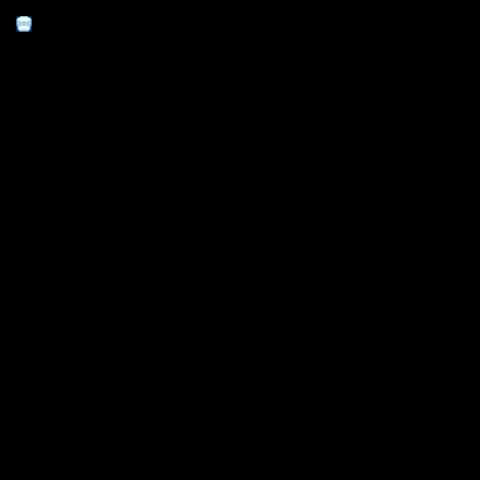

This game map was drawn from its Tiled (.tmx) file and the tilesets committed beside it. A one-line description and the full map source follow:
An orthogonal 30x30 tile map with 16x16 px tiles, 2 tile layers (output_collision, input_terrain).

<map version="1.10" tiledversion="1.11.2" orientation="orthogonal" renderorder="right-down" width="30" height="30" tilewidth="16" tileheight="16" infinite="0" nextlayerid="4" nextobjectid="1">
 <tileset firstgid="1" source="antartica.tsx" />
 <layer id="3" name="output_collision" width="30" height="30">
  <data encoding="csv">
0,0,0,0,0,0,0,0,0,0,0,0,0,0,0,0,0,0,0,0,0,0,0,0,0,0,0,0,0,0,
0,61,0,0,0,0,0,0,0,0,0,0,0,0,0,0,0,0,0,0,0,0,0,0,0,0,0,0,0,0,
0,0,0,0,0,0,0,0,0,0,0,0,0,0,0,0,0,0,0,0,0,0,0,0,0,0,0,0,0,0,
0,0,0,0,0,0,0,0,0,0,0,0,0,0,0,0,0,0,0,0,0,0,0,0,0,0,0,0,0,0,
0,0,0,0,0,0,0,0,0,0,0,0,0,0,0,0,0,0,0,0,0,0,0,0,0,0,0,0,0,0,
0,0,0,0,0,0,0,0,0,0,0,0,0,0,0,0,0,0,0,0,0,0,0,0,0,0,0,0,0,0,
0,0,0,0,0,0,0,0,0,0,0,0,0,0,0,0,0,0,0,0,0,0,0,0,0,0,0,0,0,0,
0,0,0,0,0,0,0,0,0,0,0,0,0,0,0,0,0,0,0,0,0,0,0,0,0,0,0,0,0,0,
0,0,0,0,0,0,0,0,0,0,0,0,0,0,0,0,0,0,0,0,0,0,0,0,0,0,0,0,0,0,
0,0,0,0,0,0,0,0,0,0,0,0,0,0,0,0,0,0,0,0,0,0,0,0,0,0,0,0,0,0,
0,0,0,0,0,0,0,0,0,0,0,0,0,0,0,0,0,0,0,0,0,0,0,0,0,0,0,0,0,0,
0,0,0,0,0,0,0,0,0,0,0,0,0,0,0,0,0,0,0,0,0,0,0,0,0,0,0,0,0,0,
0,0,0,0,0,0,0,0,0,0,0,0,0,0,0,0,0,0,0,0,0,0,0,0,0,0,0,0,0,0,
0,0,0,0,0,0,0,0,0,0,0,0,0,0,0,0,0,0,0,0,0,0,0,0,0,0,0,0,0,0,
0,0,0,0,0,0,0,0,0,0,0,0,0,0,0,0,0,0,0,0,0,0,0,0,0,0,0,0,0,0,
0,0,0,0,0,0,0,0,0,0,0,0,0,0,0,0,0,0,0,0,0,0,0,0,0,0,0,0,0,0,
0,0,0,0,0,0,0,0,0,0,0,0,0,0,0,0,0,0,0,0,0,0,0,0,0,0,0,0,0,0,
0,0,0,0,0,0,0,0,0,0,0,0,0,0,0,0,0,0,0,0,0,0,0,0,0,0,0,0,0,0,
0,0,0,0,0,0,0,0,0,0,0,0,0,0,0,0,0,0,0,0,0,0,0,0,0,0,0,0,0,0,
0,0,0,0,0,0,0,0,0,0,0,0,0,0,0,0,0,0,0,0,0,0,0,0,0,0,0,0,0,0,
0,0,0,0,0,0,0,0,0,0,0,0,0,0,0,0,0,0,0,0,0,0,0,0,0,0,0,0,0,0,
0,0,0,0,0,0,0,0,0,0,0,0,0,0,0,0,0,0,0,0,0,0,0,0,0,0,0,0,0,0,
0,0,0,0,0,0,0,0,0,0,0,0,0,0,0,0,0,0,0,0,0,0,0,0,0,0,0,0,0,0,
0,0,0,0,0,0,0,0,0,0,0,0,0,0,0,0,0,0,0,0,0,0,0,0,0,0,0,0,0,0,
0,0,0,0,0,0,0,0,0,0,0,0,0,0,0,0,0,0,0,0,0,0,0,0,0,0,0,0,0,0,
0,0,0,0,0,0,0,0,0,0,0,0,0,0,0,0,0,0,0,0,0,0,0,0,0,0,0,0,0,0,
0,0,0,0,0,0,0,0,0,0,0,0,0,0,0,0,0,0,0,0,0,0,0,0,0,0,0,0,0,0,
0,0,0,0,0,0,0,0,0,0,0,0,0,0,0,0,0,0,0,0,0,0,0,0,0,0,0,0,0,0,
0,0,0,0,0,0,0,0,0,0,0,0,0,0,0,0,0,0,0,0,0,0,0,0,0,0,0,0,0,0,
0,0,0,0,0,0,0,0,0,0,0,0,0,0,0,0,0,0,0,0,0,0,0,0,0,0,0,0,0,0
</data>
 </layer>
 <layer id="1" name="input_terrain" width="30" height="30">
  <data encoding="csv">
0,0,0,0,0,0,0,0,0,0,0,0,0,0,0,0,0,0,0,0,0,0,0,0,0,0,0,0,0,0,
0,1,0,0,0,0,0,0,0,0,0,0,0,0,0,0,0,0,0,0,0,0,0,0,0,0,0,0,0,0,
0,0,0,0,0,0,0,0,0,0,0,0,0,0,0,0,0,0,0,0,0,0,0,0,0,0,0,0,0,0,
0,0,0,0,0,0,0,0,0,0,0,0,0,0,0,0,0,0,0,0,0,0,0,0,0,0,0,0,0,0,
0,0,0,0,0,0,0,0,0,0,0,0,0,0,0,0,0,0,0,0,0,0,0,0,0,0,0,0,0,0,
0,0,0,0,0,0,0,0,0,0,0,0,0,0,0,0,0,0,0,0,0,0,0,0,0,0,0,0,0,0,
0,0,0,0,0,0,0,0,0,0,0,0,0,0,0,0,0,0,0,0,0,0,0,0,0,0,0,0,0,0,
0,0,0,0,0,0,0,0,0,0,0,0,0,0,0,0,0,0,0,0,0,0,0,0,0,0,0,0,0,0,
0,0,0,0,0,0,0,0,0,0,0,0,0,0,0,0,0,0,0,0,0,0,0,0,0,0,0,0,0,0,
0,0,0,0,0,0,0,0,0,0,0,0,0,0,0,0,0,0,0,0,0,0,0,0,0,0,0,0,0,0,
0,0,0,0,0,0,0,0,0,0,0,0,0,0,0,0,0,0,0,0,0,0,0,0,0,0,0,0,0,0,
0,0,0,0,0,0,0,0,0,0,0,0,0,0,0,0,0,0,0,0,0,0,0,0,0,0,0,0,0,0,
0,0,0,0,0,0,0,0,0,0,0,0,0,0,0,0,0,0,0,0,0,0,0,0,0,0,0,0,0,0,
0,0,0,0,0,0,0,0,0,0,0,0,0,0,0,0,0,0,0,0,0,0,0,0,0,0,0,0,0,0,
0,0,0,0,0,0,0,0,0,0,0,0,0,0,0,0,0,0,0,0,0,0,0,0,0,0,0,0,0,0,
0,0,0,0,0,0,0,0,0,0,0,0,0,0,0,0,0,0,0,0,0,0,0,0,0,0,0,0,0,0,
0,0,0,0,0,0,0,0,0,0,0,0,0,0,0,0,0,0,0,0,0,0,0,0,0,0,0,0,0,0,
0,0,0,0,0,0,0,0,0,0,0,0,0,0,0,0,0,0,0,0,0,0,0,0,0,0,0,0,0,0,
0,0,0,0,0,0,0,0,0,0,0,0,0,0,0,0,0,0,0,0,0,0,0,0,0,0,0,0,0,0,
0,0,0,0,0,0,0,0,0,0,0,0,0,0,0,0,0,0,0,0,0,0,0,0,0,0,0,0,0,0,
0,0,0,0,0,0,0,0,0,0,0,0,0,0,0,0,0,0,0,0,0,0,0,0,0,0,0,0,0,0,
0,0,0,0,0,0,0,0,0,0,0,0,0,0,0,0,0,0,0,0,0,0,0,0,0,0,0,0,0,0,
0,0,0,0,0,0,0,0,0,0,0,0,0,0,0,0,0,0,0,0,0,0,0,0,0,0,0,0,0,0,
0,0,0,0,0,0,0,0,0,0,0,0,0,0,0,0,0,0,0,0,0,0,0,0,0,0,0,0,0,0,
0,0,0,0,0,0,0,0,0,0,0,0,0,0,0,0,0,0,0,0,0,0,0,0,0,0,0,0,0,0,
0,0,0,0,0,0,0,0,0,0,0,0,0,0,0,0,0,0,0,0,0,0,0,0,0,0,0,0,0,0,
0,0,0,0,0,0,0,0,0,0,0,0,0,0,0,0,0,0,0,0,0,0,0,0,0,0,0,0,0,0,
0,0,0,0,0,0,0,0,0,0,0,0,0,0,0,0,0,0,0,0,0,0,0,0,0,0,0,0,0,0,
0,0,0,0,0,0,0,0,0,0,0,0,0,0,0,0,0,0,0,0,0,0,0,0,0,0,0,0,0,0,
0,0,0,0,0,0,0,0,0,0,0,0,0,0,0,0,0,0,0,0,0,0,0,0,0,0,0,0,0,0
</data>
 </layer>
</map>
